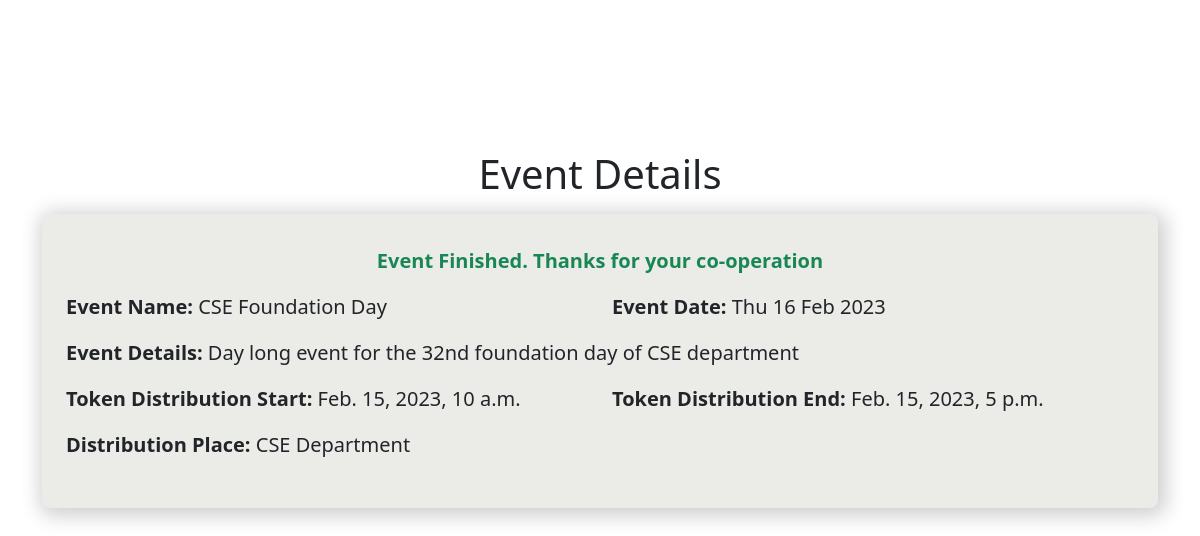
The app's page /event/1, older data.
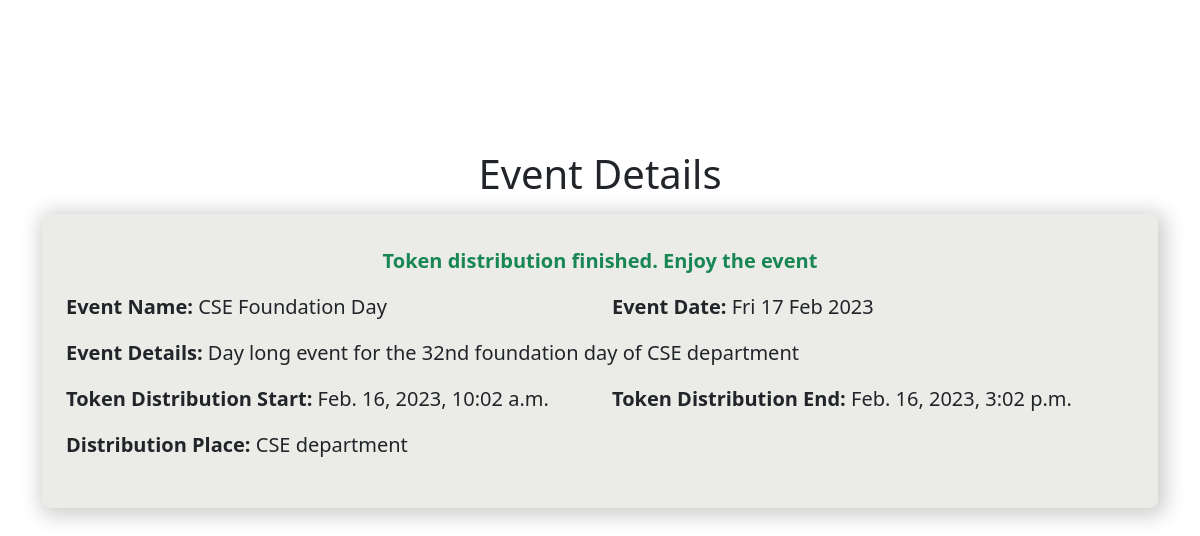
The same page, newer data.
### tokens/models.py (models this page shows, shortened)
class Event(models.Model):
    name = models.CharField(_("Event"),max_length=50,null=True,blank=True)
    created_date = models.DateTimeField(default=now)
    event_date = models.DateTimeField(_("Event Date"),null=True,blank=True)
    token_dist_start = models.DateTimeField(_("Token Distribution Start"),null=True,blank=True)
    token_dist_end = models.DateTimeField(_("Token Distribution End"),null=True,blank=True)
    token_usage = models.IntegerField(_("Token Usage Limit"),default=0)
    tags = models.ManyToManyField(Tag,blank=True)
    distribution_place = models.CharField(_("Distribution"),max_length=100,null=True,blank=True)
    desc = models.TextField(_("Description"),null=True,blank=True)

### token_dist/views.py (the view)
# urls.py: path('event/<int:pk>',views.event, name="event_details"),
def event(request, pk):
    user = request.user
    event = Event.objects.get(id=pk)
    token_status = "Token distribution has not started yet. Stay Tuned"
    current_date = now()
    current_date = int(current_date.strftime('%Y%m%d%H%M'))
    end_event = event.event_date
    end_event = int(end_event.strftime('%Y%m%d%H%M'))
    if current_date > end_event:
        token_status = "Event Finished. Thanks for your co-operation"
    else:
        try:
            start_date = event.token_dist_start
            end_date = event.token_dist_end
            place = event.distribution_place
            start_date = int(start_date.strftime('%Y%m%d%H%M'))
            end_date = int(end_date.strftime('%Y%m%d%H%M'))
            if current_date >= start_date and current_date <= end_date:
                token_status = "Token distribution started. Collect the token from " + place
            elif current_date < start_date:
                pass
            elif current_date > end_date:
                token_status = "Token distribution finished. Enjoy the event"
        except:
            pass
    context = {
            "event": event,
            "token_status": token_status
        }
    if user.is_authenticated:
        if user.is_admin:
            tags = Tag.objects.all()
            users = User.objects.all().exclude(is_admin=True)
            epall = EventPermission.objects.filter(event=event)
            stu_list = StudentList.objects.filter(event = event).count()
            context["tags"] = tags
            context["users"] = users
            context["epall"] = epall
            context["stu_list"] = stu_list
            return render(request, "event_admin.html", context)
        else:
            try:
                ep = EventPermission.objects.get(user=user,event=event)
                epall = EventPermission.objects.filter(event=event).exclude(user=user)
                context["user"] = user
                context["epall"] = epall
            except:
                return render(request, "event.html", context)
            return render(request, "event_executive.html", context)
    else:
        return render(request, "event.html", context)

### templates/event.html
{% extends 'base.html' %}
{% load static %}
{% block body %}
<div class="main">
    <div class="container">
        <h1 class="title_header">Event Details</h1>
        <div class="main_body px-4">
            <div class="row text-lg-center">
                <p class="text-success fw-bold lead">{{token_status}}</p>
            </div>
            <div class="row">
                <div class="col-lg-6">
                    <p class="fw-bold lead">Event Name: <span class="lead fw-normal">{{event.name}}</span></p>
                </div>
                <div class="col-lg-6">
                    <p class="fw-bold lead">Event Date:
                        <span class="lead fw-normal">
                            {% if event.event_date is not null %}
                            {{event.event_date|date:"D d M Y"}}
                            {% else %}
                            TBD
                            {% endif %}
                        </span>
                    </p>
                </div>
            </div>
            <div class="row">
                <p class="fw-bold lead">Event Details:
                    <span class="lead fw-normal">
                        {% if event.desc is not null %}
                        {{event.desc}}
                        {% else %}
                        TBD
                        {% endif %}
                    </span>
                </p>
            </div>
            <div class="row">
                <div class="col-lg-6">
                    <p class="fw-bold lead">Token Distribution Start:
                        <span class="lead fw-normal">
                            {% if event.token_dist_start is not null %}
                            {{event.token_dist_start}}
                            {% else %}
                            TBD
                            {% endif %}
                        </span>
                    </p>
                </div>
                <div class="col-lg-6">
                    <p class="fw-bold lead">Token Distribution End:
                        <span class="lead fw-normal">
                        {% if event.token_dist_end is not null %}
                        {{event.token_dist_end}}
                        {% else %}
                        TBD
                        {% endif %}
                        </span>
                    </p>
                </div>
            </div>
            <div class="row">
                <p class="fw-bold lead">Distribution Place:
                    <span class="fw-normal lead">
                        {% if event.distribution_place is not null %}
                        {{event.distribution_place}}
                        {% else %}
                        TBD
                        {% endif %}
                    </span>
                </p>
            </div>
        </div>
    </div>
</div>
{% endblock body %}

Row changes from the older to the newer data that the page shows:
changed Event "CSE Foundation Day": event_date "Thu 16 Feb 2023" → "Fri 17 Feb 2023"; token_dist_start "Feb. 15, 2023, 10 a.m." → "Feb. 16, 2023, 10:02 a.m."; token_dist_end "Feb. 15, 2023, 5 p.m." → "Feb. 16, 2023, 3:02 p.m."; distribution_place "CSE Department" → "CSE department"
Text that changed along with them:
{{ token_status }}: "Event Finished. Thanks for your co-operation" → "Token distribution finished. Enjoy the event"
